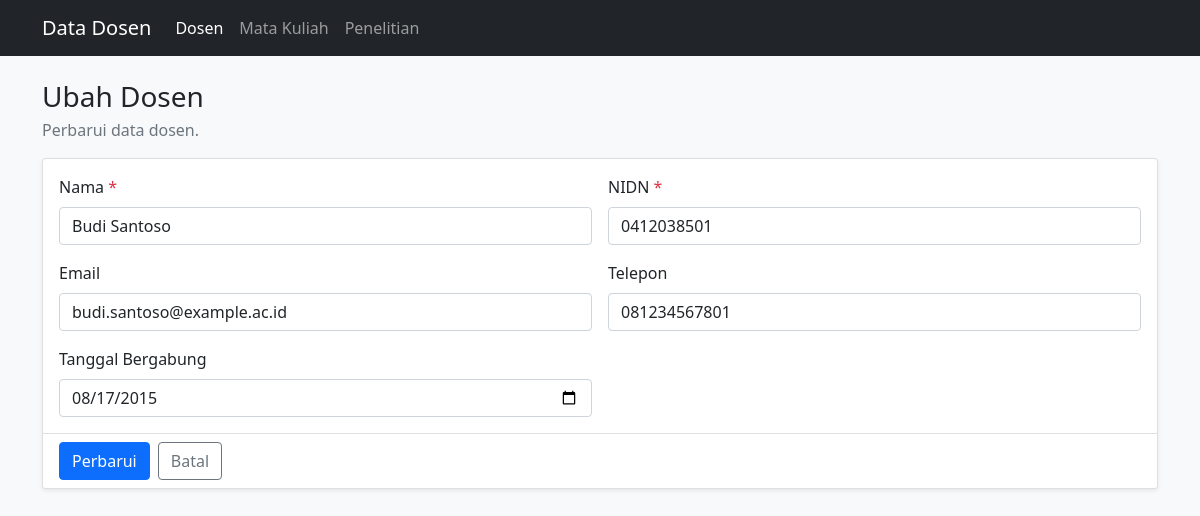
/Program/public/index.php?page=lecturers&action=edit&id=1, run on an earlier commit of the app's database.
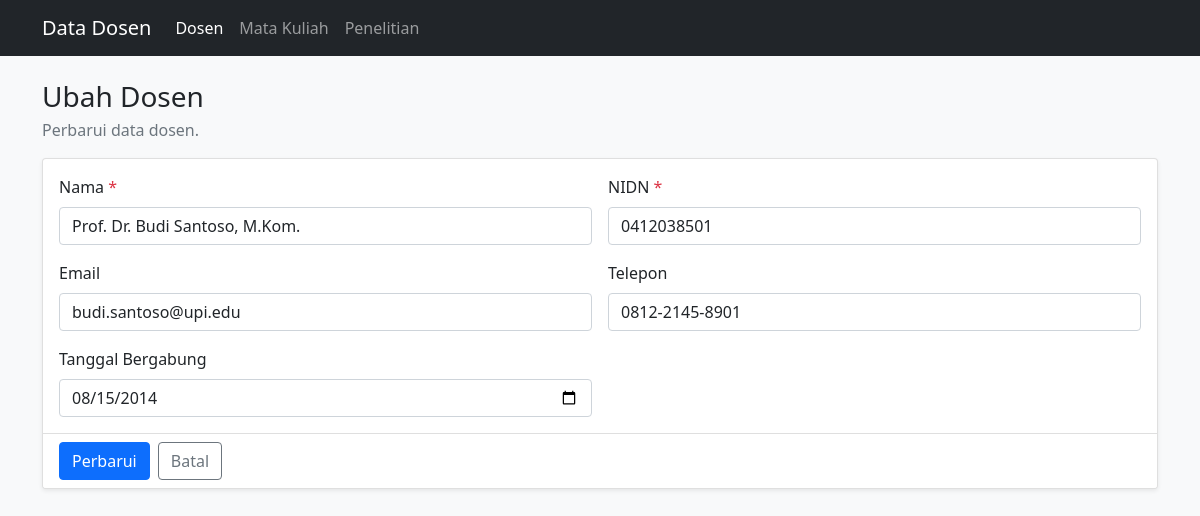
And on a later commit of the database.
### tables this page shows
CREATE TABLE `lecturers` (
  `id`        INT UNSIGNED NOT NULL AUTO_INCREMENT,
  `name`      VARCHAR(100) NOT NULL,
  `nidn`      VARCHAR(20)  NOT NULL,
  `email`     VARCHAR(100) NULL,
  `phone`     VARCHAR(20)  NULL,
  `join_date` DATE         NULL,
  PRIMARY KEY (`id`),
  UNIQUE KEY `uq_lecturers_nidn` (`nidn`)
);

### Program/app/controllers/LecturerController.php (called while the page is built, shortened)
<?php
class LecturerController
{
    private Lecturer $lecturers;
    public function __construct()
    {
        $this->lecturers = new Lecturer();
    }
    public function edit(int $id = 0): void
    {
        $lecturer = $this->lecturers->find($id);
        $this->render('lecturers/edit', [
            'title'    => 'Ubah Dosen',
            'lecturer' => $lecturer,
            'errors'   => [],
        ]);
    }
    private function render(string $view, array $data = []): void
    {
        extract($data, EXTR_SKIP);
        require __DIR__ . '/../views/header.php';
        require __DIR__ . '/../views/' . $view . '.php';
        require __DIR__ . '/../views/footer.php';
    }
}

### Program/app/core/Database.php (called while the page is built)
<?php
class Database
{
    private static ?PDO $pdo = null;
    public static function connect(): PDO
    {
        if (self::$pdo === null) {
            $dsn = 'mysql:host=' . DB_HOST . ';port=' . DB_PORT
                 . ';dbname=' . DB_NAME . ';charset=utf8mb4';
            try {
                self::$pdo = new PDO($dsn, DB_USER, DB_PASS, [
                    PDO::ATTR_ERRMODE            => PDO::ERRMODE_EXCEPTION,
                    PDO::ATTR_DEFAULT_FETCH_MODE => PDO::FETCH_ASSOC,
                    PDO::ATTR_EMULATE_PREPARES   => false,
                ]);
            } catch (PDOException $e) {
                http_response_code(500);
                exit('Koneksi database gagal: ' . htmlspecialchars($e->getMessage()));
            }
        }
        return self::$pdo;
    }
}

### Program/app/models/Lecturer.php (called while the page is built, shortened)
<?php
class Lecturer
{
    private PDO $db;
    public function __construct()
    {
        $this->db = Database::connect();
    }
    public function find(int $id): array|false
    {
        $stmt = $this->db->prepare("SELECT * FROM lecturers WHERE id = :id LIMIT 1");
        $stmt->execute([':id' => $id]);
        return $stmt->fetch();
    }
}

### Program/app/views/lecturers/_form.php (the view, shortened to what this page needs)
<div class="card shadow-sm">
  <div class="card-body">
    <div class="row g-3">
      <div class="col-md-6">
        <label for="name" class="form-label">Nama <span class="text-danger">*</span></label>
        <input type="text" class="form-control" id="name" name="name" maxlength="100"
          value="<?= e($lecturer['name'] ?? '') ?>" required>
      </div>
      <div class="col-md-6">
        <label for="nidn" class="form-label">NIDN <span class="text-danger">*</span></label>
        <input type="text" class="form-control" id="nidn" name="nidn" maxlength="20"
          value="<?= e($lecturer['nidn'] ?? '') ?>" required>
      </div>
      <div class="col-md-6">
        <label for="email" class="form-label">Email</label>
        <input type="email" class="form-control" id="email" name="email" maxlength="100"
          value="<?= e($lecturer['email'] ?? '') ?>">
      </div>
      <div class="col-md-6">
        <label for="phone" class="form-label">Telepon</label>
        <input type="text" class="form-control" id="phone" name="phone" maxlength="20"
          value="<?= e($lecturer['phone'] ?? '') ?>">
      </div>
      <div class="col-md-6">
        <label for="join_date" class="form-label">Tanggal Bergabung</label>
        <input type="date" class="form-control" id="join_date" name="join_date"
          value="<?= e($lecturer['join_date'] ?? '') ?>">
      </div>
    </div>
  </div>
  <div class="card-footer bg-white d-flex gap-2">
    <button type="submit" class="btn btn-primary"><?= e($submitLabel) ?></button>
    <a href="<?= url('lecturers') ?>" class="btn btn-outline-secondary">Batal</a>
  </div>
</div>

What changed in the data, as far as the page shows it:
changed lecturers: name "Budi Santoso" → "Prof. Dr. Budi Santoso, M.Kom."; email "budi.santoso@example.ac.id" → "budi.santoso@upi.edu"; phone "081234567801" → "0812-2145-8901"; join_date "08/17/2015" → "08/15/2014"
